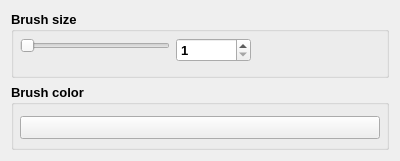
<?xml version="1.0" encoding="UTF-8"?>
<ui version="4.0">
 <class>Form</class>
 <widget class="QWidget" name="Form">
  <property name="geometry">
   <rect>
    <x>0</x>
    <y>0</y>
    <width>400</width>
    <height>161</height>
   </rect>
  </property>
  <property name="windowTitle">
   <string>Form</string>
  </property>
  <layout class="QGridLayout" name="gridLayout">
   <item row="0" column="0">
    <widget class="QGroupBox" name="groupBox_3">
     <property name="minimumSize">
      <size>
       <width>0</width>
       <height>50</height>
      </size>
     </property>
     <property name="sizeIncrement">
      <size>
       <width>0</width>
       <height>50</height>
      </size>
     </property>
     <property name="font">
      <font>
       <pointsize>10</pointsize>
       <bold>true</bold>
      </font>
     </property>
     <property name="title">
      <string>Brush size</string>
     </property>
     <layout class="QFormLayout" name="formLayout_2">
      <property name="verticalSpacing">
       <number>0</number>
      </property>
      <property name="leftMargin">
       <number>6</number>
      </property>
      <property name="topMargin">
       <number>6</number>
      </property>
      <property name="rightMargin">
       <number>6</number>
      </property>
      <property name="bottomMargin">
       <number>6</number>
      </property>
      <item row="0" column="0">
       <widget class="QSlider" name="brush_size_slider">
        <property name="sizePolicy">
         <sizepolicy hsizetype="MinimumExpanding" vsizetype="Fixed">
          <horstretch>0</horstretch>
          <verstretch>0</verstretch>
         </sizepolicy>
        </property>
        <property name="minimumSize">
         <size>
          <width>150</width>
          <height>0</height>
         </size>
        </property>
        <property name="minimum">
         <number>1</number>
        </property>
        <property name="maximum">
         <number>100</number>
        </property>
        <property name="orientation">
         <enum>Qt::Horizontal</enum>
        </property>
       </widget>
      </item>
      <item row="0" column="1">
       <widget class="QSpinBox" name="brush_size_spinbox">
        <property name="sizePolicy">
         <sizepolicy hsizetype="Maximum" vsizetype="Fixed">
          <horstretch>0</horstretch>
          <verstretch>0</verstretch>
         </sizepolicy>
        </property>
        <property name="maximumSize">
         <size>
          <width>75</width>
          <height>16777215</height>
         </size>
        </property>
        <property name="font">
         <font>
          <pointsize>10</pointsize>
          <bold>true</bold>
         </font>
        </property>
        <property name="minimum">
         <number>1</number>
        </property>
        <property name="maximum">
         <number>100</number>
        </property>
       </widget>
      </item>
     </layout>
    </widget>
   </item>
   <item row="1" column="0">
    <widget class="QGroupBox" name="groupBox_4">
     <property name="minimumSize">
      <size>
       <width>0</width>
       <height>25</height>
      </size>
     </property>
     <property name="font">
      <font>
       <pointsize>10</pointsize>
       <bold>true</bold>
      </font>
     </property>
     <property name="title">
      <string>Brush color</string>
     </property>
     <layout class="QGridLayout" name="gridLayout_3">
      <property name="leftMargin">
       <number>6</number>
      </property>
      <property name="topMargin">
       <number>9</number>
      </property>
      <property name="rightMargin">
       <number>6</number>
      </property>
      <property name="bottomMargin">
       <number>6</number>
      </property>
      <item row="0" column="0">
       <widget class="QToolButton" name="primary_color_button">
        <property name="sizePolicy">
         <sizepolicy hsizetype="MinimumExpanding" vsizetype="Fixed">
          <horstretch>0</horstretch>
          <verstretch>0</verstretch>
         </sizepolicy>
        </property>
        <property name="font">
         <font>
          <pointsize>10</pointsize>
          <bold>true</bold>
         </font>
        </property>
        <property name="text">
         <string/>
        </property>
       </widget>
      </item>
     </layout>
    </widget>
   </item>
  </layout>
 </widget>
 <resources/>
 <connections/>
</ui>
